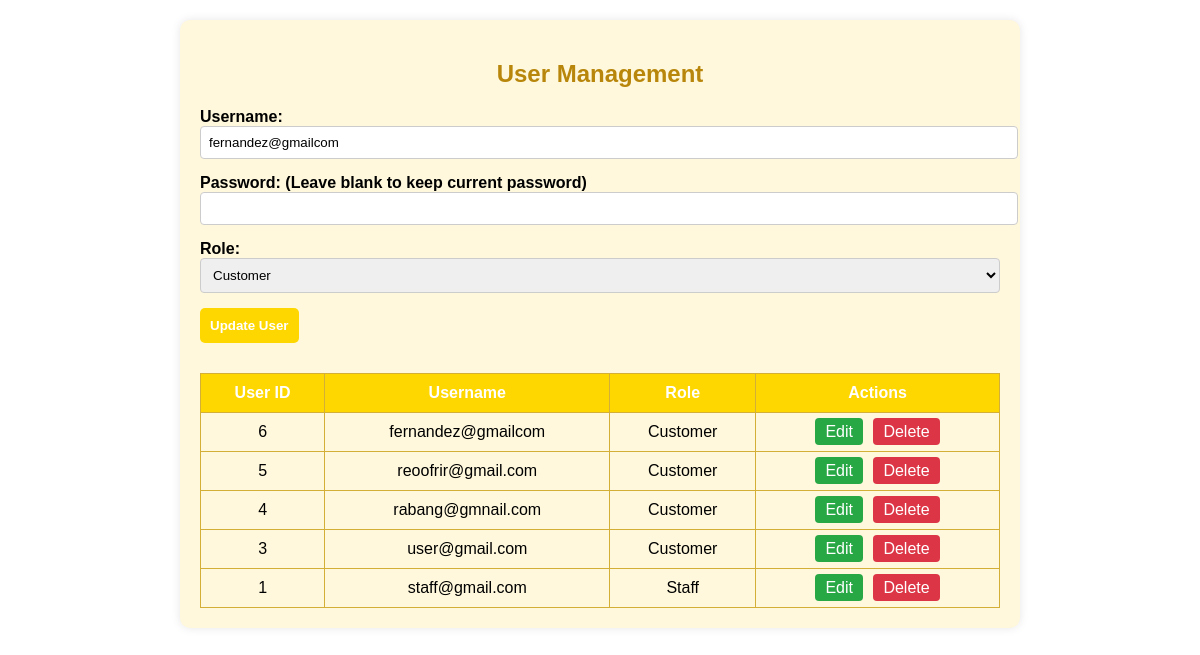
Page /users.php?edit=6 on the committed database.
### tables this page shows
CREATE TABLE `users` (
  `UserID` int(11) NOT NULL,
  `Username` varchar(50) NOT NULL,
  `Password` varchar(255) NOT NULL,
  `Role` enum('Staff','Customer') DEFAULT 'Customer'
);

### users.php (the view, shortened to what this page needs)
<?php include 'db.php'; ?>
<!DOCTYPE html>
<html>
<head>
</head>
<body>
    <div class="container">
        <h2>User Management</h2>
        <?php
        $edit_mode = false;
        $edit_username = '';
        $edit_role = '';
        if (isset($_GET['edit'])) {
            $edit_id = $_GET['edit'];
            $stmt = $conn->query("SELECT * FROM Users WHERE UserID = $edit_id");
            $user = $stmt->fetch();
            if ($user) {
                $edit_mode = true;
                $edit_username = $user['Username'];
                $edit_role = $user['Role'];
            }
        }
        ?>
        <form method="POST">
            <div>
                <label>Username:</label>
                <input type="text" name="username" value="<?php echo $edit_username; ?>" required>
            </div>
            <div>
                <label>Password: <?php echo $edit_mode ? "(Leave blank to keep current password)" : ""; ?></label>
                <input type="password" name="password" <?php echo $edit_mode ? '' : 'required'; ?>>
            </div>
            <div>
                <label>Role:</label>
                <select name="role">
                    <option value="Customer" <?php echo ($edit_role === 'Customer') ? 'selected' : ''; ?>>Customer</option>
                </select>
            </div>
            <div>
                <input type="submit" name="save_user" value="<?php echo $edit_mode ? 'Update User' : 'Add User'; ?>">
            </div>
        </form>
        <?php
        $stmt = $conn->query("SELECT * FROM Users ORDER BY UserID DESC");
        echo "<table>
                <tr>
                    <th>User ID</th>
                    <th>Username</th>
                    <th>Role</th>
                    <th>Actions</th>
                </tr>";
        while ($row = $stmt->fetch()) {
            echo "<tr>
                    <td>{$row['UserID']}</td>
                    <td>{$row['Username']}</td>
                    <td>{$row['Role']}</td>
                    <td class='actions'>
                        <a href='?edit={$row['UserID']}' class='edit'>Edit</a>
                        <a href='?delete={$row['UserID']}' class='delete' onclick=\"return confirm('Are you sure?');\">Delete</a>
                    </td>
                  </tr>";
        }
        echo "</table>";
        ?>
    </div>
</body>
</html>

### users.php (style rules this page uses)
body { font-family: Arial, sans-serif; background-color: white; margin: 0; padding: 20px; }
h2 { text-align: center; color: #b8860b; }
.container { max-width: 800px; margin: 0 auto; background-color: #fff8dc; padding: 20px; border-radius: 10px; box-shadow: 0 0 10px rgba(0,0,0,0.1); }
form { display: flex; flex-direction: column; gap: 15px; }
label { font-weight: bold; }
input[type="text"], input[type="password"], select { padding: 8px; border: 1px solid #ccc; border-radius: 4px; width: 100%; }
input[type="submit"] { background-color: gold; color: white; border: none; padding: 10px; border-radius: 5px; font-weight: bold; cursor: pointer; }
table { width: 100%; border-collapse: collapse; margin-top: 30px; }
table, th, td { border: 1px solid #d4af37; }
th, td { padding: 10px; text-align: center; }
th { background-color: gold; color: white; }
.actions a { text-decoration: none; color: white; padding: 5px 10px; border-radius: 4px; margin: 0 3px; }
.edit { background-color: #28a745; }
.delete { background-color: #dc3545; }

### rows in the picture
users: username "fernandez@gmailcom", role "Customer", UserID "6", Username "fernandez@gmailcom", Role "Customer"
users: UserID "5", Username "reoofrir@gmail.com", Role "Customer"
users: UserID "4", Username "rabang@gmnail.com", Role "Customer"
users: UserID "3", Username "user@gmail.com", Role "Customer"
users: UserID "1", Username "staff@gmail.com", Role "Staff"
